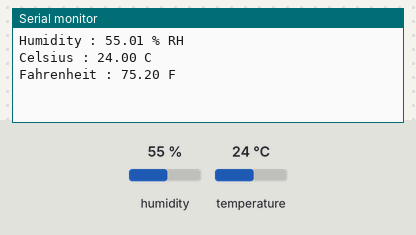
Bench run of a sketch on a simulated Arduino Uno, built with avr-gcc and run on an emulated ATmega328P. On the bench: the last lines printed to the serial monitor. Wiring (inferred from the names in the program): HTU21/Si7021 sensor at I2C address 0x40. Inputs (shaded band) come from the test bench; at power-on: humidity 55 %, temperature 24 °C.

Above: at 1.5 s.
1.6 s: humidity set to 22 %
At 4.1 s:
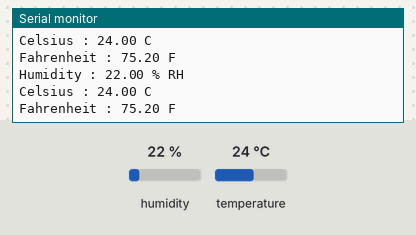
4.3 s: temperature set to 12 °C
At 6.1 s:
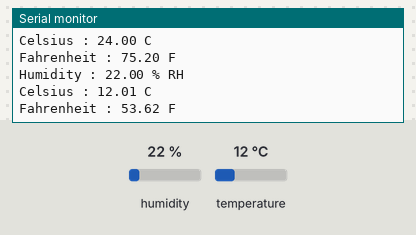
7.0 s: humidity set to 40 %
At 10.5 s:
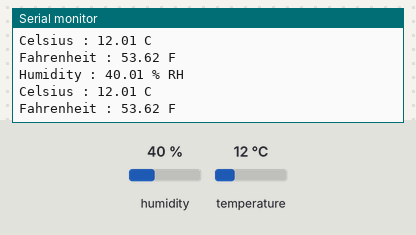
Timing chart, 0 to 12.0 s (numbered marks = the images above; inputs shaded):
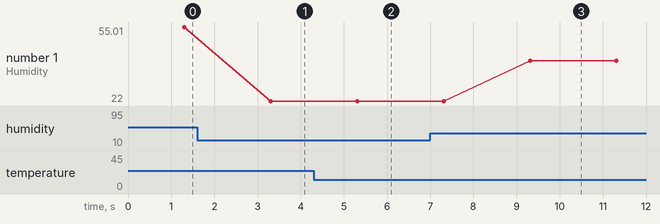

The sketch:

Si7201_nolib.ino
```cpp
#include <Wire.h>

/* SCL连接D1，SDA连接D2。 */
// SI7021 I2C address is 0x40(64)
#define si7021Addr 0x40

void setup()
{
        Wire.begin();
        Serial.begin(9600);
        Wire.beginTransmission(si7021Addr);
        Wire.endTransmission();
        delay(300);
}

void loop()
{
        unsigned int data[2];

        Wire.beginTransmission(si7021Addr);
        //Send humidity measurement command
        Wire.write(0xF5);
        Wire.endTransmission();
        delay(500);

        // Request 2 bytes of data
        Wire.requestFrom(si7021Addr, 2);
        // Read 2 bytes of data to get humidity
        if(Wire.available() == 2)
        {
                data[0] = Wire.read();
                data[1] = Wire.read();
        }

        // Convert the data
        float humidity  = ((data[0] * 256.0) + data[1]);
        humidity = ((125 * humidity) / 65536.0) - 6;

        Wire.beginTransmission(si7021Addr);
        // Send temperature measurement command
        Wire.write(0xF3);
        Wire.endTransmission();
        delay(500);

        // Request 2 bytes of data
        Wire.requestFrom(si7021Addr, 2);

        // Read 2 bytes of data for temperature
        if(Wire.available() == 2)
        {
                data[0] = Wire.read();
                data[1] = Wire.read();
        }

        // Convert the data
        float temp  = ((data[0] * 256.0) + data[1]);
        float celsTemp = ((175.72 * temp) / 65536.0) - 46.85;
        float fahrTemp = celsTemp * 1.8 + 32;

        // Output data to serial monitor
        Serial.print("Humidity : ");
        Serial.print(humidity);
        Serial.println(" % RH");
        Serial.print("Celsius : ");
        Serial.print(celsTemp);
        Serial.println(" C");
        Serial.print("Fahrenheit : ");
        Serial.print(fahrTemp);
        Serial.println(" F");
        delay(1000);
}
```

Measured:
- after the input at 1.6 s, the serial monitor: prints a new line after 1.7 s (image 1)
- after the input at 4.3 s, the serial monitor: prints a new line after 1.0 s (image 2)
- after the input at 7.0 s, the serial monitor: prints a new line after 2.3 s (image 3)
- plotted number 1: 55.01 → 22 after the input at 1.6 s, 22 → 40.01 after the input at 7.0 s
